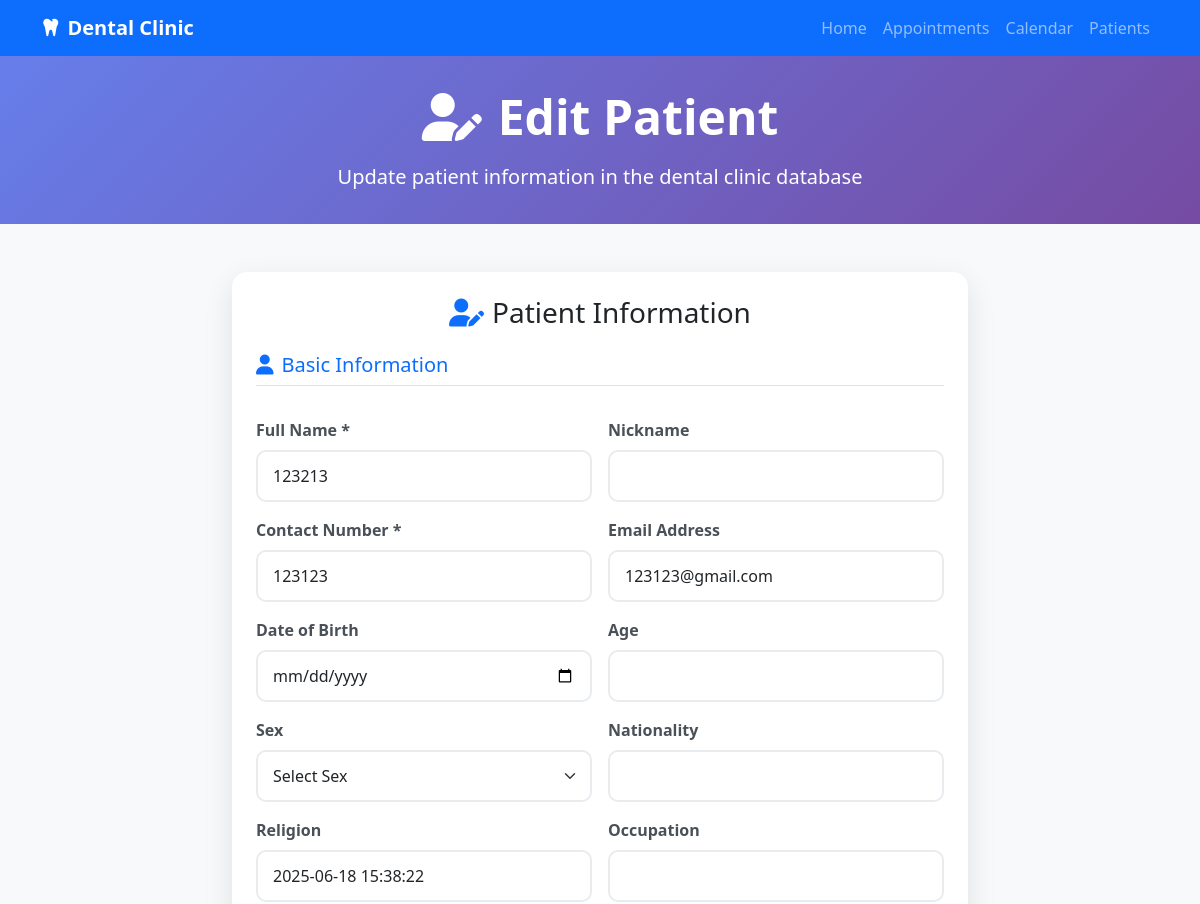
/edit-patient/6 (upper part), run on an earlier commit of the app's database.
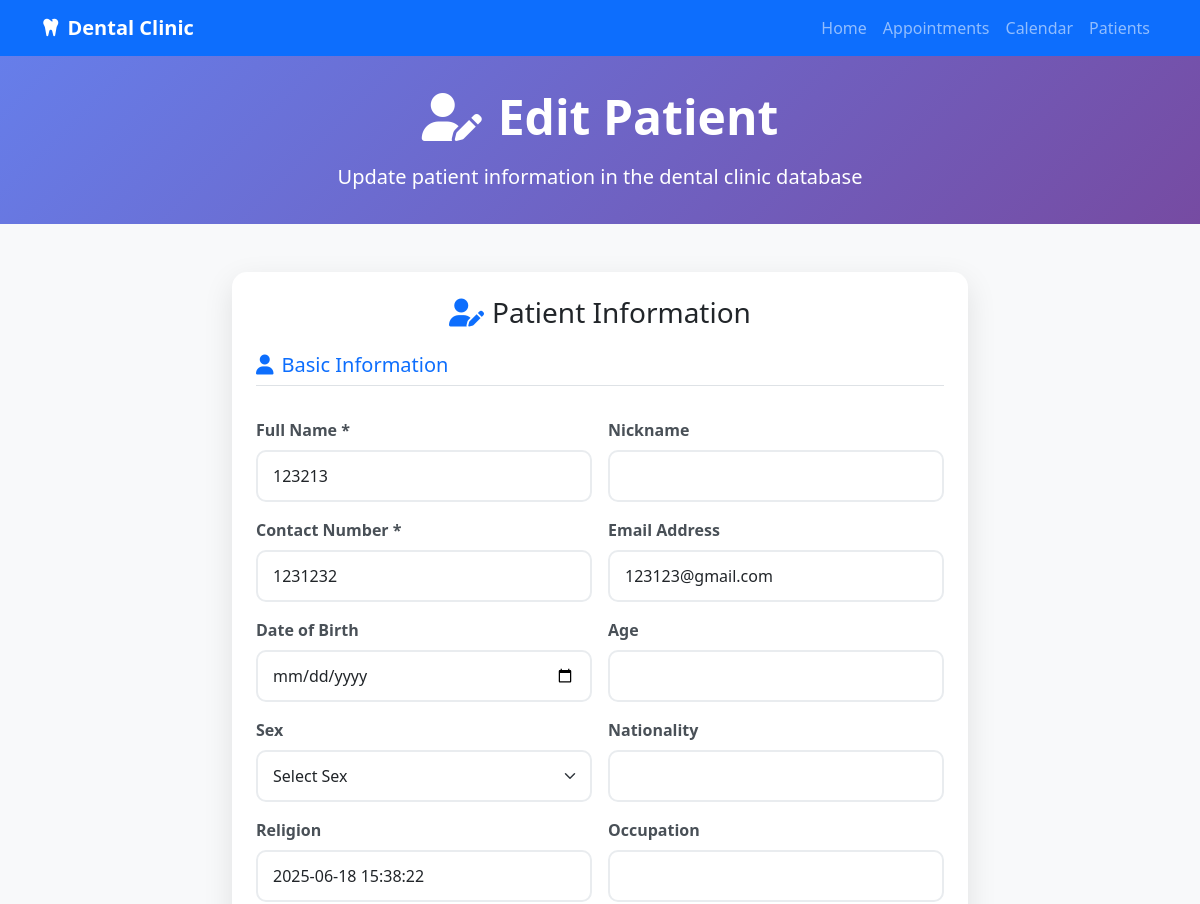
And on a later commit of the database.
### tables this page shows
CREATE TABLE Patients (
            ID INTEGER PRIMARY KEY AUTOINCREMENT,
            Name TEXT NOT NULL UNIQUE,
            Contact TEXT NOT NULL,
            Email TEXT,
            DateOfBirth TEXT,
            Address TEXT,
            EmergencyContact TEXT,
            MedicalHistory TEXT,
            CreatedDate TEXT DEFAULT CURRENT_TIMESTAMP
        );

### app.py (the view, shortened to what this page needs)
@app.route('/edit-patient/<int:patient_id>', methods=['GET', 'POST'])
def edit_patient(patient_id):
    conn = sqlite3.connect(DB_FILE)
    cursor = conn.cursor()
    cursor.execute("SELECT * FROM Patients WHERE ID = ?", (patient_id,))
    patient = cursor.fetchone()
    conn.close()
    if patient is None:
        return redirect('/patients')
    return render_template('edit_patient.html', patient=patient)

### templates/edit_patient.html (shortened to what the changed rows need)
<!DOCTYPE html>
<html lang="en">
<head>
    <link href="https://cdn.jsdelivr.net/npm/bootstrap@5.3.0/dist/css/bootstrap.min.css" rel="stylesheet">
    <link href="https://cdnjs.cloudflare.com/ajax/libs/font-awesome/6.4.0/css/all.min.css" rel="stylesheet">
</head>
<body class="bg-light">
    <section class="page-header">
        <div class="container text-center">
            <h1 class="display-5 fw-bold mb-3">
                <i class="fas fa-user-edit me-3"></i>Edit Patient
            </h1>
        </div>
    </section>
    <section class="py-5">
        <div class="container">
            <div class="row justify-content-center">
                <div class="col-lg-8">
                    <div class="form-container">
                        <div class="p-4">
                            <form method="POST" novalidate>
                                <div class="row g-3 mb-4">
                                    <div class="col-md-6">
                                        <label for="name" class="form-label fw-bold">Full Name *</label>
                                        <input type="text" class="form-control" id="name" name="name"
                                               value="{{ patient[1] if patient[1] else '' }}" required>
                                        </div>
                                    <div class="col-md-6">
                                        <label for="contact" class="form-label fw-bold">Contact Number *</label>
                                        <input type="tel" class="form-control" id="contact" name="contact"
                                               value="{{ patient[2] if patient[2] else '' }}" required>
                                        </div>
                                    <div class="col-md-6">
                                        <label for="email" class="form-label fw-bold">Email Address</label>
                                        <input type="email" class="form-control" id="email" name="email"
                                               value="{{ patient[3] if patient[3] else '' }}">
                                    </div>
                                    <div class="col-md-6">
                                        <label for="religion" class="form-label fw-bold">Religion</label>
                                        <input type="text" class="form-control" id="religion" name="religion"
                                               value="{{ patient[8] or '' }}">
                                    </div>
                                    </div>
                            </form>
                        </div>
                    </div>
                </div>
            </div>
        </div>
    </section>
</body>
</html>

What changed in the data, as far as the page shows it:
changed Patients "123123@gmail.com": contact "123123" → "1231232"
